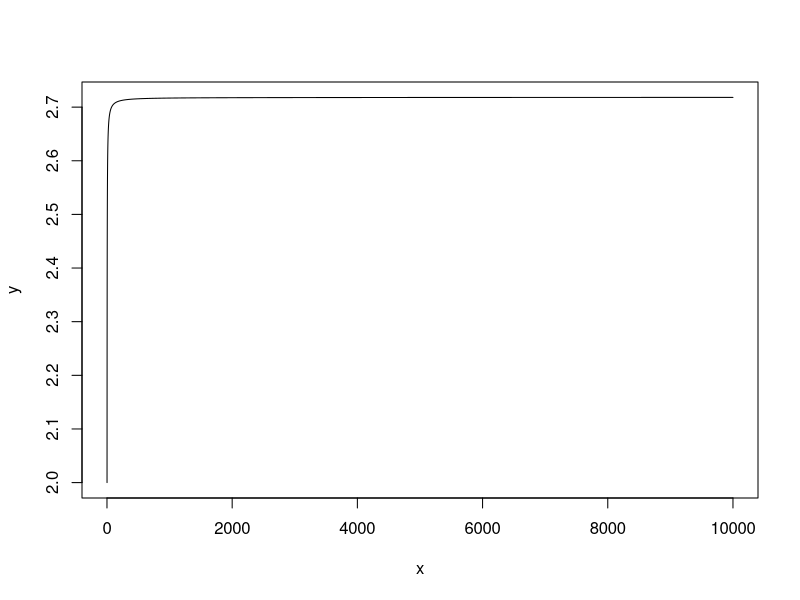

Reproduce this figure in R.
#--------------------------------
# Draw line for e
#--------------------------------
x=1:10000
y=(1+1/x)^x
function.table=data.frame(x,y)
function.table
plot(x,y,type="l")
